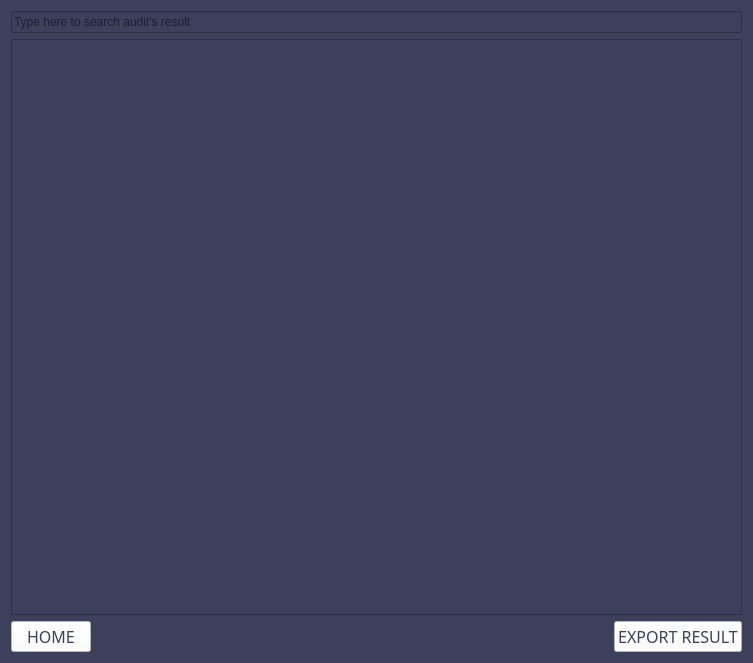
<?xml version="1.0" encoding="UTF-8"?>
<ui version="4.0">
 <class>audit_result_page</class>
 <widget class="QWidget" name="audit_result_page">
  <property name="geometry">
   <rect>
    <x>0</x>
    <y>0</y>
    <width>753</width>
    <height>663</height>
   </rect>
  </property>
  <property name="sizePolicy">
   <sizepolicy hsizetype="Preferred" vsizetype="Preferred">
    <horstretch>0</horstretch>
    <verstretch>0</verstretch>
   </sizepolicy>
  </property>
  <property name="minimumSize">
   <size>
    <width>753</width>
    <height>663</height>
   </size>
  </property>
  <property name="maximumSize">
   <size>
    <width>753</width>
    <height>663</height>
   </size>
  </property>
  <property name="windowTitle">
   <string>Form</string>
  </property>
  <property name="styleSheet">
   <string notr="true">background-color: rgb(61, 64, 91);</string>
  </property>
  <layout class="QVBoxLayout" name="verticalLayout">
   <item>
    <layout class="QHBoxLayout" name="bar_top">
     <property name="sizeConstraint">
      <enum>QLayout::SizeConstraint::SetDefaultConstraint</enum>
     </property>
     <item>
      <widget class="QLineEdit" name="search_bar">
       <property name="inputMask">
        <string/>
       </property>
       <property name="text">
        <string/>
       </property>
       <property name="frame">
        <bool>true</bool>
       </property>
       <property name="placeholderText">
        <string>Type here to search audit's result</string>
       </property>
      </widget>
     </item>
    </layout>
   </item>
   <item>
    <widget class="QTreeWidget" name="script_result_display">
     <property name="headerHidden">
      <bool>true</bool>
     </property>
     <attribute name="headerHighlightSections">
      <bool>false</bool>
     </attribute>
     <column>
      <property name="text">
       <string notr="true">1</string>
      </property>
     </column>
    </widget>
   </item>
   <item>
    <layout class="QHBoxLayout" name="bar_bottom">
     <item>
      <widget class="QPushButton" name="home_btn">
       <property name="font">
        <font>
         <family>DM Mono Medium</family>
         <pointsize>12</pointsize>
         <italic>false</italic>
        </font>
       </property>
       <property name="styleSheet">
        <string notr="true">background-color: rgb(255, 255, 255);
color: rgb(61, 64, 91);</string>
       </property>
       <property name="text">
        <string>HOME</string>
       </property>
      </widget>
     </item>
     <item>
      <spacer name="horizontalSpacer">
       <property name="orientation">
        <enum>Qt::Orientation::Horizontal</enum>
       </property>
       <property name="sizeHint" stdset="0">
        <size>
         <width>40</width>
         <height>20</height>
        </size>
       </property>
      </spacer>
     </item>
     <item>
      <widget class="QPushButton" name="export_btn">
       <property name="font">
        <font>
         <family>DM Mono Medium</family>
         <pointsize>12</pointsize>
         <italic>false</italic>
        </font>
       </property>
       <property name="styleSheet">
        <string notr="true">background-color: rgb(255, 255, 255);
color: rgb(61, 64, 91);</string>
       </property>
       <property name="text">
        <string>EXPORT RESULT</string>
       </property>
      </widget>
     </item>
    </layout>
   </item>
  </layout>
 </widget>
 <resources/>
 <connections/>
</ui>
